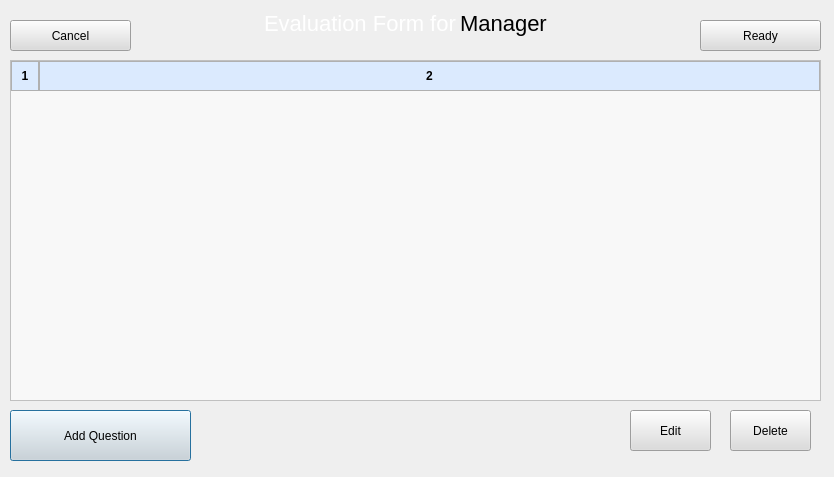
<?xml version="1.0" encoding="UTF-8"?>
<ui version="4.0">
 <class>Dialog</class>
 <widget class="QDialog" name="Dialog">
  <property name="geometry">
   <rect>
    <x>0</x>
    <y>0</y>
    <width>834</width>
    <height>477</height>
   </rect>
  </property>
  <property name="windowTitle">
   <string>Dialog</string>
  </property>
  <widget class="QLabel" name="label">
   <property name="geometry">
    <rect>
     <x>260</x>
     <y>10</y>
     <width>202</width>
     <height>28</height>
    </rect>
   </property>
   <property name="styleSheet">
    <string notr="true">color: rgb(0, 0, 0);</string>
   </property>
   <property name="text">
    <string>&lt;html&gt;&lt;head/&gt;&lt;body&gt;&lt;p align=&quot;right&quot;&gt;&lt;span style=&quot; font-size:22px; color:white;&quot;&gt;Evaluation Form for &lt;/span&gt;&lt;/p&gt;&lt;/body&gt;&lt;/html&gt;</string>
   </property>
  </widget>
  <widget class="QPushButton" name="addQuestionButton">
   <property name="geometry">
    <rect>
     <x>10</x>
     <y>410</y>
     <width>181</width>
     <height>51</height>
    </rect>
   </property>
   <property name="styleSheet">
    <string notr="true">font: 11pt &quot;Segoe UI&quot;;
background-color: rgb(220, 220, 220);
color: rgb(0, 0, 0);</string>
   </property>
   <property name="text">
    <string>Add Question</string>
   </property>
  </widget>
  <widget class="QLabel" name="evalTypeLabel">
   <property name="geometry">
    <rect>
     <x>460</x>
     <y>10</y>
     <width>89</width>
     <height>28</height>
    </rect>
   </property>
   <property name="text">
    <string>&lt;html&gt;&lt;head/&gt;&lt;body&gt;&lt;p&gt;&lt;span style=&quot; font-size:22px;  color = white;&quot;&gt;Manager&lt;/span&gt;&lt;/p&gt;&lt;/body&gt;&lt;/html&gt;</string>
   </property>
  </widget>
  <widget class="QPushButton" name="editButton">
   <property name="geometry">
    <rect>
     <x>630</x>
     <y>410</y>
     <width>81</width>
     <height>41</height>
    </rect>
   </property>
   <property name="styleSheet">
    <string notr="true">font: 11pt &quot;Segoe UI&quot;;
background-color: rgb(220, 220, 220);
color: rgb(0, 0, 0);</string>
   </property>
   <property name="text">
    <string>Edit</string>
   </property>
  </widget>
  <widget class="QPushButton" name="deleteButton">
   <property name="geometry">
    <rect>
     <x>730</x>
     <y>410</y>
     <width>81</width>
     <height>41</height>
    </rect>
   </property>
   <property name="styleSheet">
    <string notr="true">font: 11pt &quot;Segoe UI&quot;;
background-color: rgb(220, 220, 220);
color: rgb(0, 0, 0);</string>
   </property>
   <property name="text">
    <string>Delete</string>
   </property>
  </widget>
  <widget class="QTableWidget" name="questionsTable">
   <property name="geometry">
    <rect>
     <x>10</x>
     <y>60</y>
     <width>811</width>
     <height>341</height>
    </rect>
   </property>
   <property name="minimumSize">
    <size>
     <width>811</width>
     <height>0</height>
    </size>
   </property>
   <property name="layoutDirection">
    <enum>Qt::LayoutDirection::LeftToRight</enum>
   </property>
   <property name="styleSheet">
    <string notr="true">QTableWidget {
    background-color: #f8f8f8;
    gridline-color: #d0d0d0;
    font-size: 14px;
    alternate-background-color: #f0f0f0;
    selection-background-color: #a0c4ff;
    selection-color: black;
    border: 1px solid #c0c0c0;
}

QHeaderView::section {
    background-color: #dbeafe;
    padding: 5px;
    border: 1px solid #b0b0b0;
    font-weight: bold;
}

QTableWidget::item {
    padding: 5px;
}

QTableWidget::item:selected {
    background-color: #a0c4ff;
    color: black;
}

QTableWidget {
    color: black; /* font color for items */
}

QHeaderView::section {
    color: black; /* font color for headers */
}

QTableWidget::item:hover {
    background-color: #dbeafe;  /* Light blue hover */
    color: black;               /* Optional: ensure text stays visible */
}

</string>
   </property>
   <property name="alternatingRowColors">
    <bool>true</bool>
   </property>
   <property name="rowCount">
    <number>0</number>
   </property>
   <property name="columnCount">
    <number>2</number>
   </property>
   <attribute name="horizontalHeaderCascadingSectionResizes">
    <bool>false</bool>
   </attribute>
   <attribute name="horizontalHeaderDefaultSectionSize">
    <number>28</number>
   </attribute>
   <attribute name="horizontalHeaderHighlightSections">
    <bool>true</bool>
   </attribute>
   <attribute name="horizontalHeaderStretchLastSection">
    <bool>true</bool>
   </attribute>
   <column/>
   <column/>
  </widget>
  <widget class="QPushButton" name="readyFormButton">
   <property name="geometry">
    <rect>
     <x>700</x>
     <y>20</y>
     <width>121</width>
     <height>31</height>
    </rect>
   </property>
   <property name="styleSheet">
    <string notr="true">font: 11pt &quot;Segoe UI&quot;;
background-color: rgb(220, 220, 220);
color: rgb(0, 0, 0);</string>
   </property>
   <property name="text">
    <string>Ready</string>
   </property>
  </widget>
  <widget class="QPushButton" name="cancelEvalButton">
   <property name="geometry">
    <rect>
     <x>10</x>
     <y>20</y>
     <width>121</width>
     <height>31</height>
    </rect>
   </property>
   <property name="styleSheet">
    <string notr="true">font: 11pt &quot;Segoe UI&quot;;
background-color: rgb(220, 220, 220);
color: rgb(0, 0, 0);</string>
   </property>
   <property name="text">
    <string>Cancel</string>
   </property>
  </widget>
 </widget>
 <resources/>
 <connections/>
</ui>
